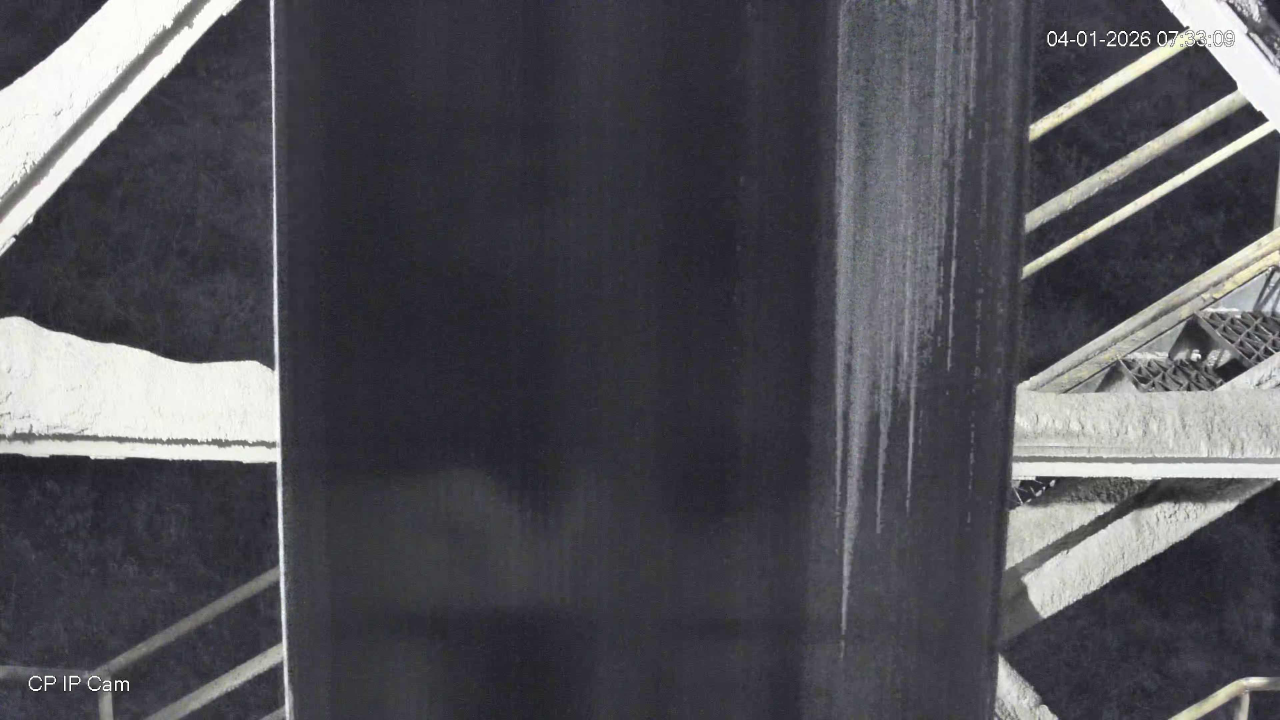
#> input picture train/images/20260201_012603_873803_jpg.rf.5a4f06a0326af9a1d581d6cf5f21e3f4.jpg, 3840 x 2160 px (shown at 1/3 size)
$ python -i pipeline.py   (imports and definitions only)
#> lines starting #> are read from the running program, lines starting #| are printed output that depends on the picture; after the words box and inside, x2 and y2 are one past the last pixel; in counts of white or black regions, pixels touching at a corner belong together
#> further down, picture is the input picture: shape (2160, 3840, 3); mean B, G, R 86.1, 79.4, 80.4
from ultralytics import YOLO
import cv2
import os
import json
import argparse

# Load trained model (update path after training)
# [1 line that did not run here, left out]


def detect_defects(image):
    gray = cv2.cvtColor(image, cv2.COLOR_BGR2GRAY)
    edges = cv2.Canny(gray, 50, 150)
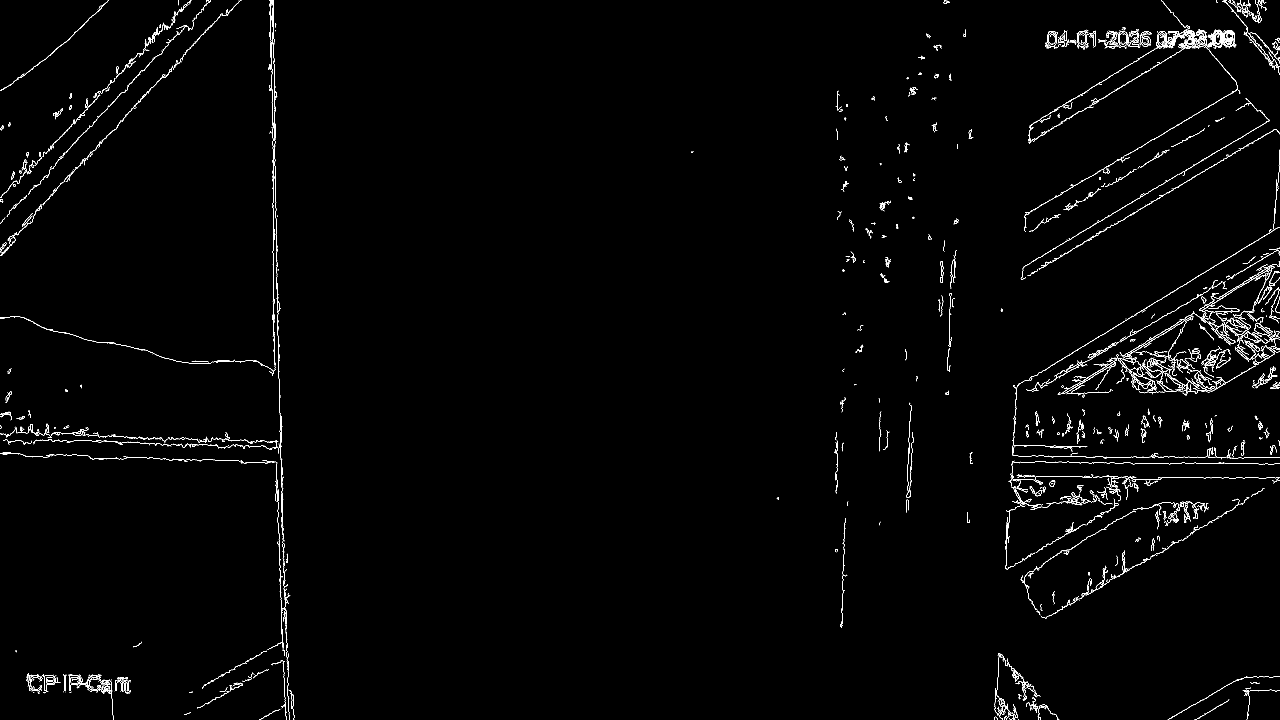
#> edges: shape (2160, 3840) (shown at 1/3 size); 0.95% white in thin lines or dots

    contours, _ = cv2.findContours(edges, cv2.RETR_EXTERNAL, cv2.CHAIN_APPROX_SIMPLE)
#> contours = 2325 contours, 2096 with area under 20; largest, box (x1, y1, x2, y2) and area: (3354, 93, 3383, 139) 1075, (3230, 93, 3260, 139) 1074, (3142, 93, 3171, 139) 1072, (134, 2027, 168, 2073) 866, (208, 2027, 242, 2073) 866

    bboxes = []
    for cnt in contours:
        x, y, w, h = cv2.boundingRect(cnt)
        if w * h > 400:
            bboxes.append([x, y, x+w, y+h])
#> this loop made 2325 passes
#> (x, y, w, h) on passes 1, 3, 5: (3054, 2157, 3, 3), (3584, 2154, 15, 6), (3027, 2154, 6, 6)
#> after the loop, bboxes = 411 items, first 6: [3596, 2128, 3643, 2153], [794, 2127, 841, 2151], [2992, 2120, 3009, 2160], [3100, 2119, 3121, 2160], [3116, 2114, 3153, 2141], [3031, 2113, 3054, 2160]

    return bboxes


def process_image(img_path, output_dir):
    image = cv2.imread(img_path)
    name = os.path.splitext(os.path.basename(img_path))[0]

    results = model(image)[0]

    annotated = image.copy()
    detections = {}

    idx = 1

    for box in results.boxes.xyxy:
        x1, y1, x2, y2 = map(int, box.tolist())

        belt_crop = image[y1:y2, x1:x2]

        defect_boxes = detect_defects(belt_crop)

        for dx1, dy1, dx2, dy2 in defect_boxes:
            gx1, gy1 = x1 + dx1, y1 + dy1
            gx2, gy2 = x1 + dx2, y1 + dy2

            cv2.rectangle(annotated, (gx1, gy1), (gx2, gy2), (0, 0, 255), 2)

            detections[str(idx)] = {
                "bbox_coordinates": [gx1, gy1, gx2, gy2]
            }
            idx += 1

    cv2.imwrite(os.path.join(output_dir, f"{name}.jpg"), annotated)

    with open(os.path.join(output_dir, f"{name}.json"), "w") as f:
        json.dump(detections, f, indent=4)


def main(image_dir, output_dir):
    os.makedirs(output_dir, exist_ok=True)

    for file in os.listdir(image_dir):
        if file.endswith(".jpg") or file.endswith(".png"):
            process_image(os.path.join(image_dir, file), output_dir)


# [7 lines not run here, left out]

>>> import cv2
>>> picture = cv2.imread('train/images/20260201_012603_873803_jpg.rf.5a4f06a0326af9a1d581d6cf5f21e3f4.jpg')
>>> result = detect_defects(picture)
#> result has the same summary as bboxes in detect_defects

$ run again, on train/images/20260201_013203_874960_jpg.rf.0218956cd906fc411033fd86882517ce.jpg
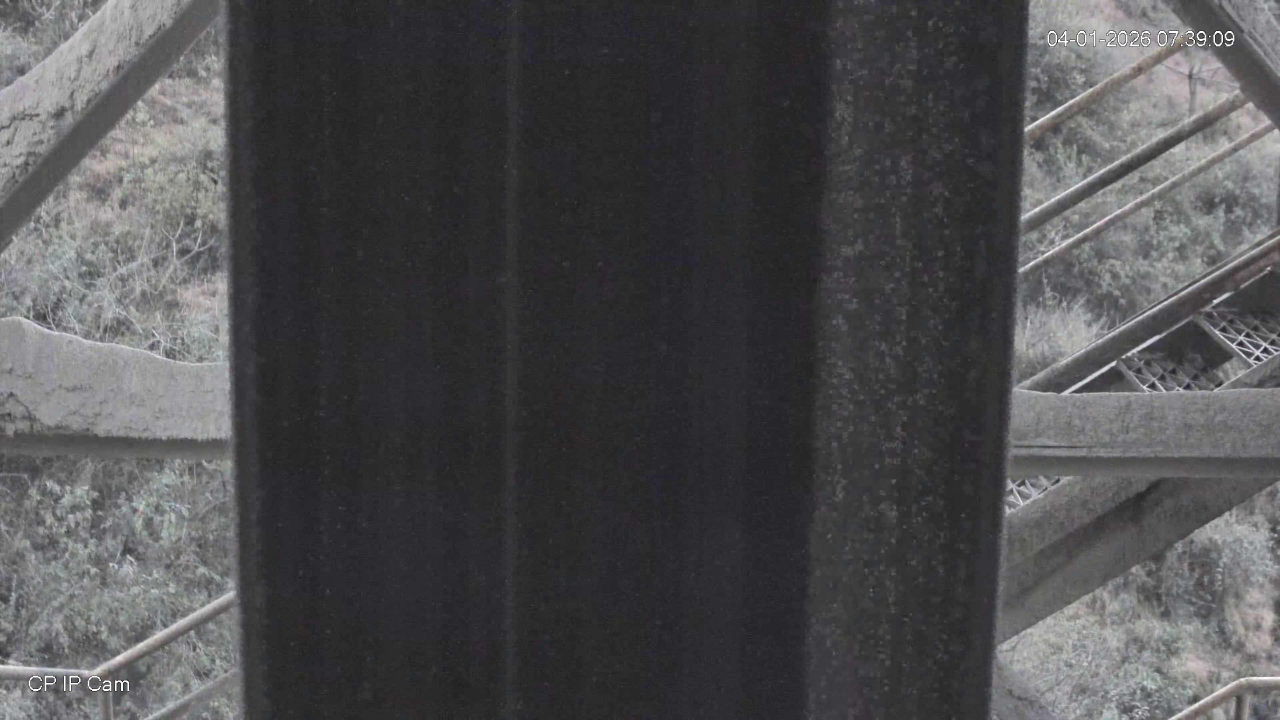
#> input picture train/images/20260201_013203_874960_jpg.rf.0218956cd906fc411033fd86882517ce.jpg, 3840 x 2160 px (shown at 1/3 size)
#> picture is the input picture: shape (2160, 3840, 3); mean B, G, R 79.3, 77.6, 77.9
#> in detect_defects, `edges = cv2.Canny(gray, 50, 150)`:
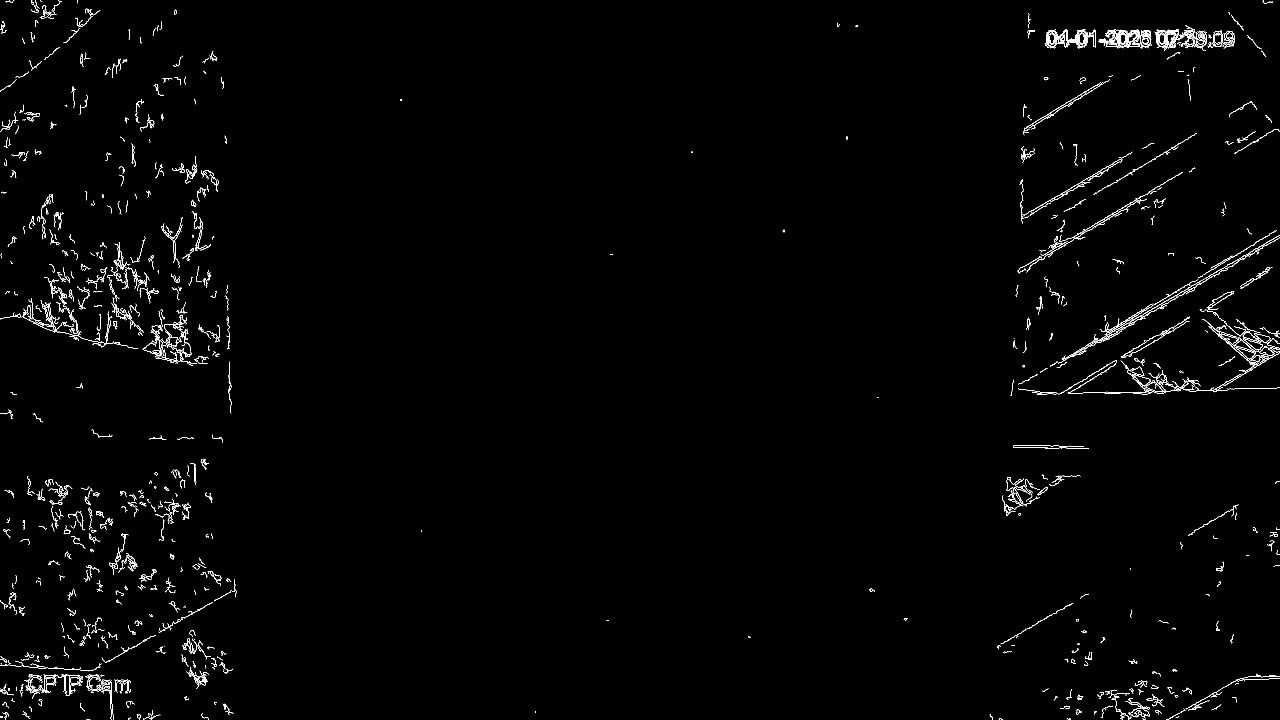
#> edges: shape (2160, 3840) (shown at 1/3 size); 0.83% white in thin lines or dots
#> contours = 1535 contours, 1329 with area under 20; largest, box (x1, y1, x2, y2) and area: (3208, 88, 3263, 145) 1529, (3350, 88, 3454, 145) 1309, (3637, 91, 3669, 140) 1094, (3472, 93, 3501, 139) 1068, (3354, 93, 3383, 139) 1068
#> the loop in detect_defects, `for cnt in contours:` made 1535 passes
#> (x, y, w, h) on passes 1, 2, 4: (3499, 2157, 6, 3), (259, 2157, 12, 3), (3428, 2154, 9, 4)
#> after the loop in detect_defects, `for cnt in contours:`: bboxes = 419 items, first 6: [447, 2144, 481, 2160], [603, 2139, 626, 2160], [7, 2136, 27, 2160], [3360, 2134, 3397, 2160], [3385, 2130, 3406, 2150], [3514, 2125, 3557, 2154]
#> result has the same summary as bboxes in detect_defects

$ run again, on train/images/20260201_014603_880744_jpg.rf.dc6ba190200af6fbd435923311056357.jpg
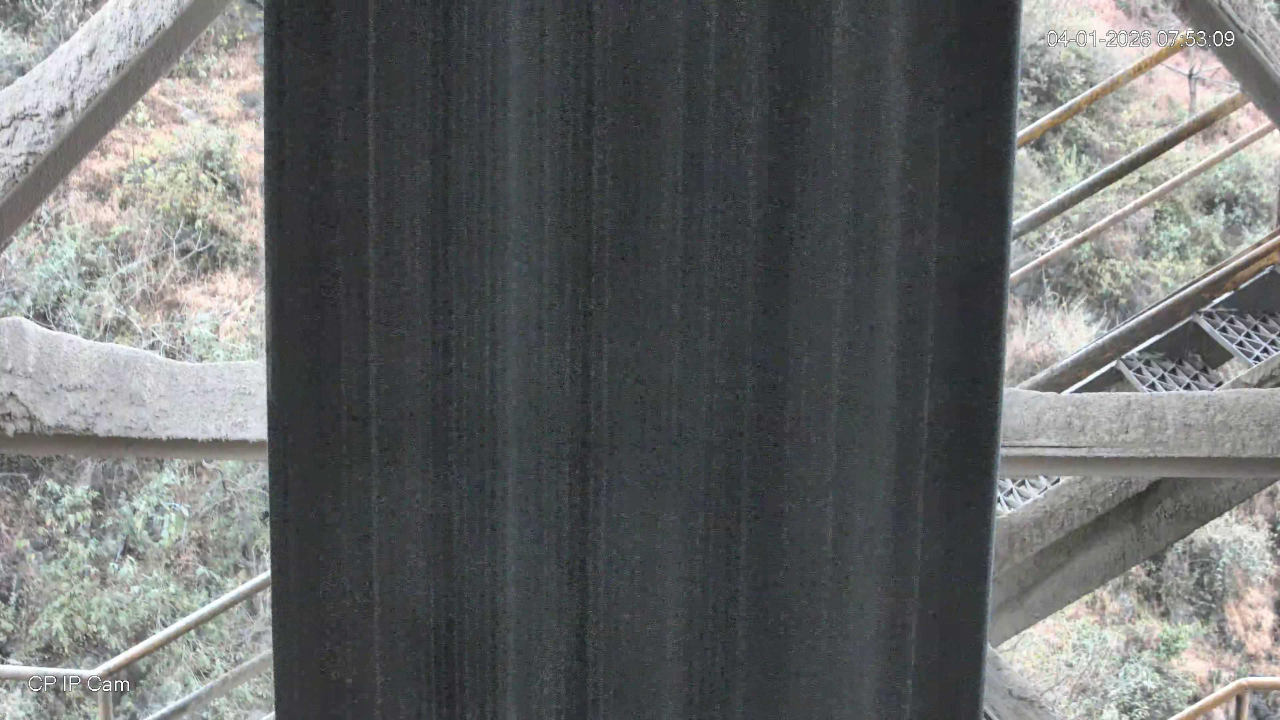
#> input picture train/images/20260201_014603_880744_jpg.rf.dc6ba190200af6fbd435923311056357.jpg, 3840 x 2160 px (shown at 1/3 size)
#> picture is the input picture: shape (2160, 3840, 3); mean B, G, R 105.8, 105.8, 103.7
#> in detect_defects, `edges = cv2.Canny(gray, 50, 150)`:
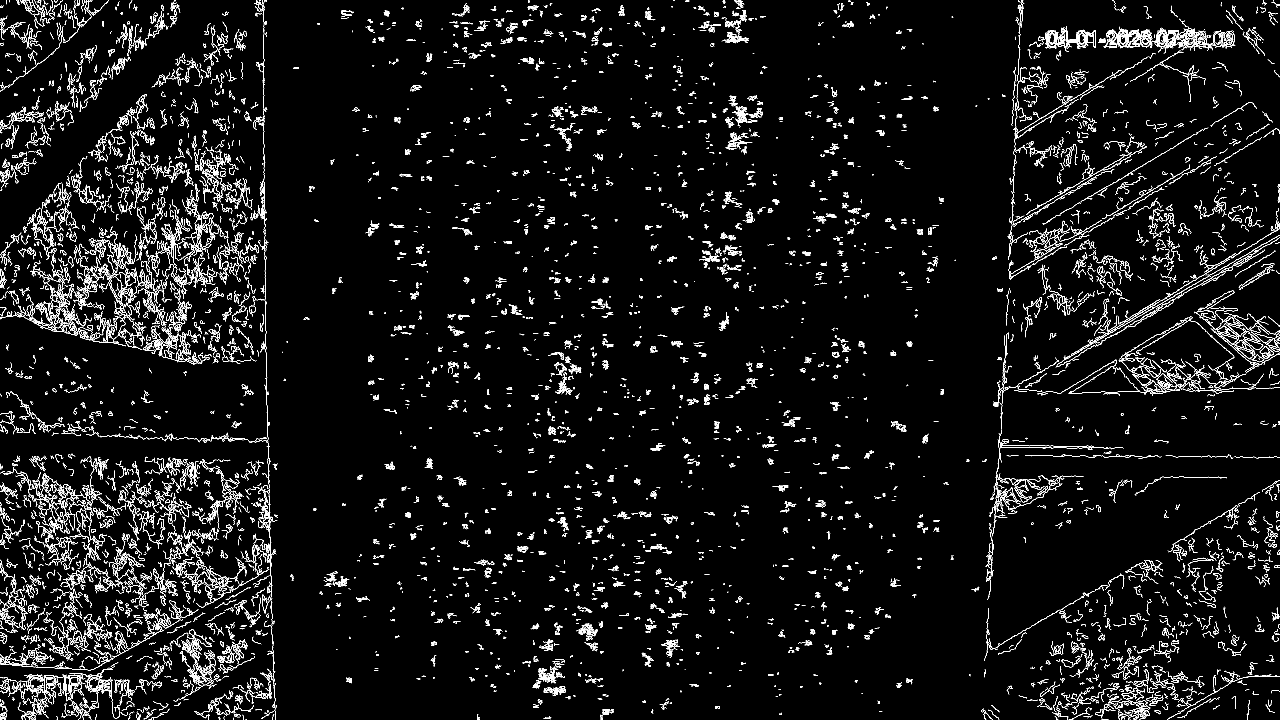
#> edges: shape (2160, 3840) (shown at 1/3 size); 3.5% white in thin lines or dots
#> contours = 7096 contours, 6061 with area under 20; largest, box (x1, y1, x2, y2) and area: (208, 2027, 242, 2073) 866, (134, 2027, 168, 2073) 866, (3672, 93, 3704, 141) 855, (3730, 1016, 3790, 1050) 776, (3504, 91, 3539, 144) 685
#> the loop in detect_defects, `for cnt in contours:` made 7096 passes
#> (x, y, w, h) on passes 1 to 3: (103, 2158, 3, 2), (737, 2157, 4, 3), (3305, 2156, 21, 4)
#> after the loop in detect_defects, `for cnt in contours:`: bboxes = 1293 items, first 6: [3208, 2143, 3242, 2160], [3501, 2138, 3542, 2160], [3354, 2137, 3387, 2160], [587, 2137, 628, 2160], [431, 2136, 449, 2160], [384, 2135, 403, 2160]
#> result has the same summary as bboxes in detect_defects
